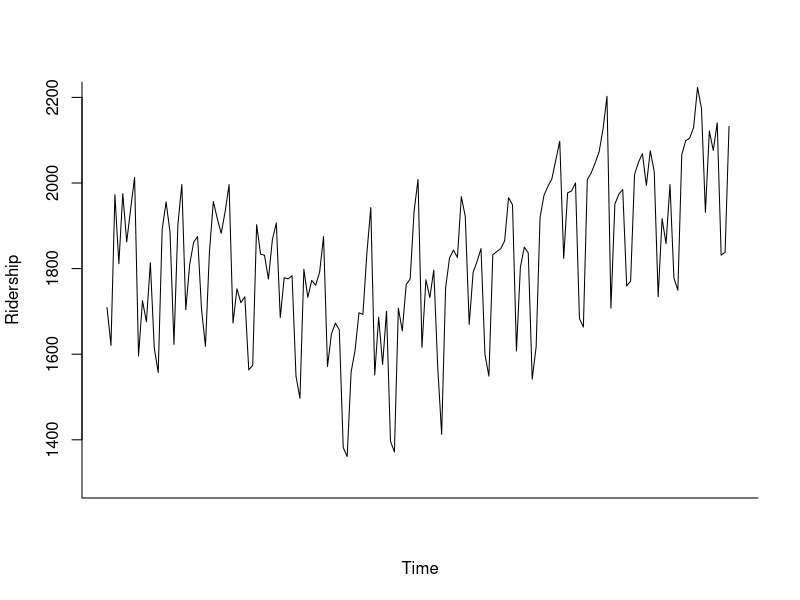

Reproduce this figure in R. (Note: this script raises an error after producing the figure.)
library(forecast)
library(zoo)

Amtrak.data <- read.csv("datasets/Amtrak data.csv")
ridership.ts <- ts(Amtrak.data$Ridership, start = c(1991, 1), end = c(2004, 3), frequency = 12)

ma.trailing <- rollmean(ridership.ts, k = 12, align = "right")
ma.centered <- ma(ridership.ts, order = 12)

plot(ridership.ts, ylim = c(1300, 2200), ylab = "Ridership", xlab = "Time", bty = "l", xaxt = "n",
     xlim = c(1991, 2004.25), main = "")
axis(l, at = seq(1991, 2004.25, main = ""))
lines(ma.centered, lwd = 2)
lines(ma.trailing, lwd = 2, lty = 2)
legend(1994, 2200, c("Ridership", "Centered Moving Average", "Trailing Moving Average"), lty = c(1, 1, 2),
       lwd = c(1, 2, 2), bty = "n")

